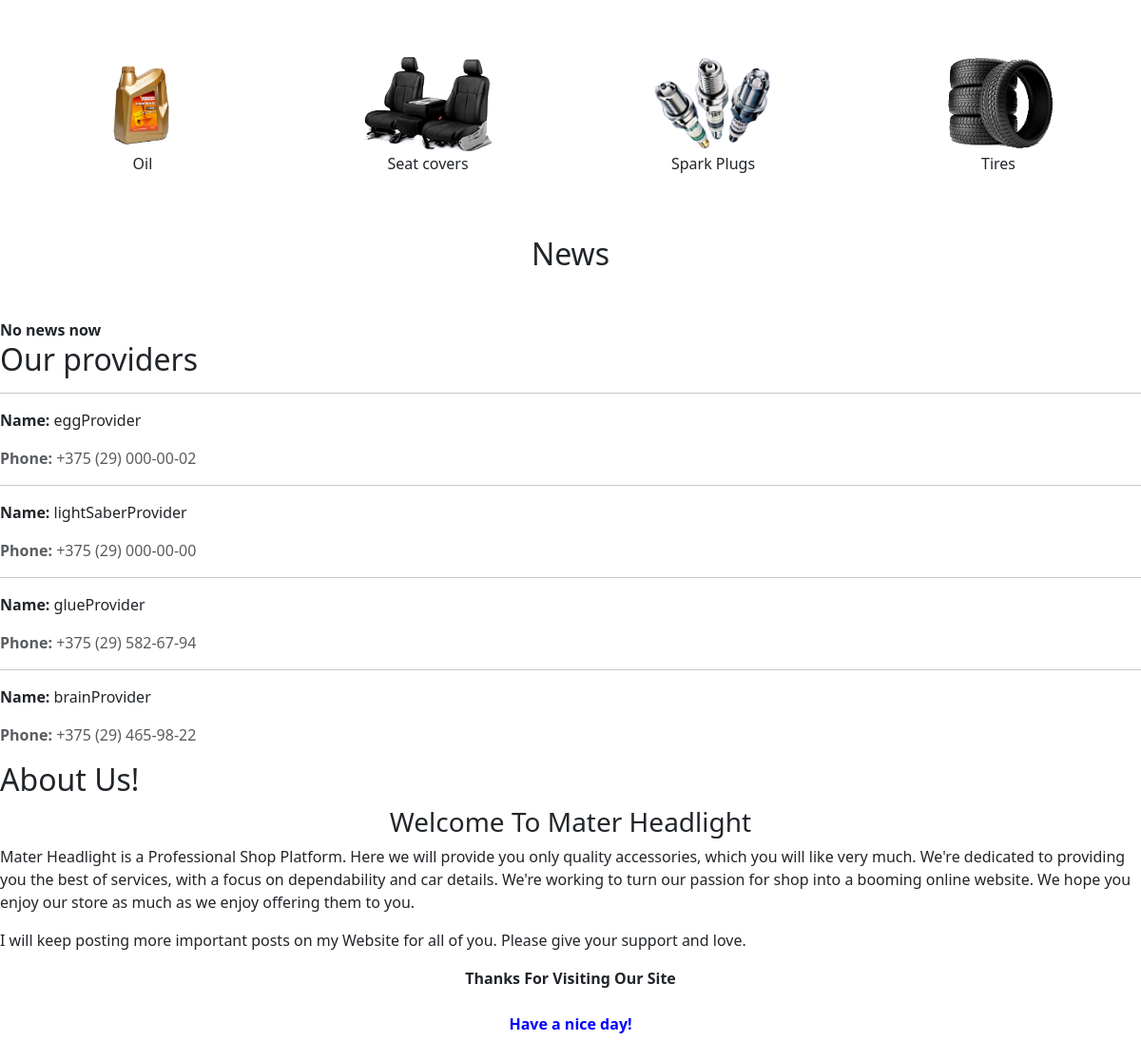
The app's page / (lower part), older data.
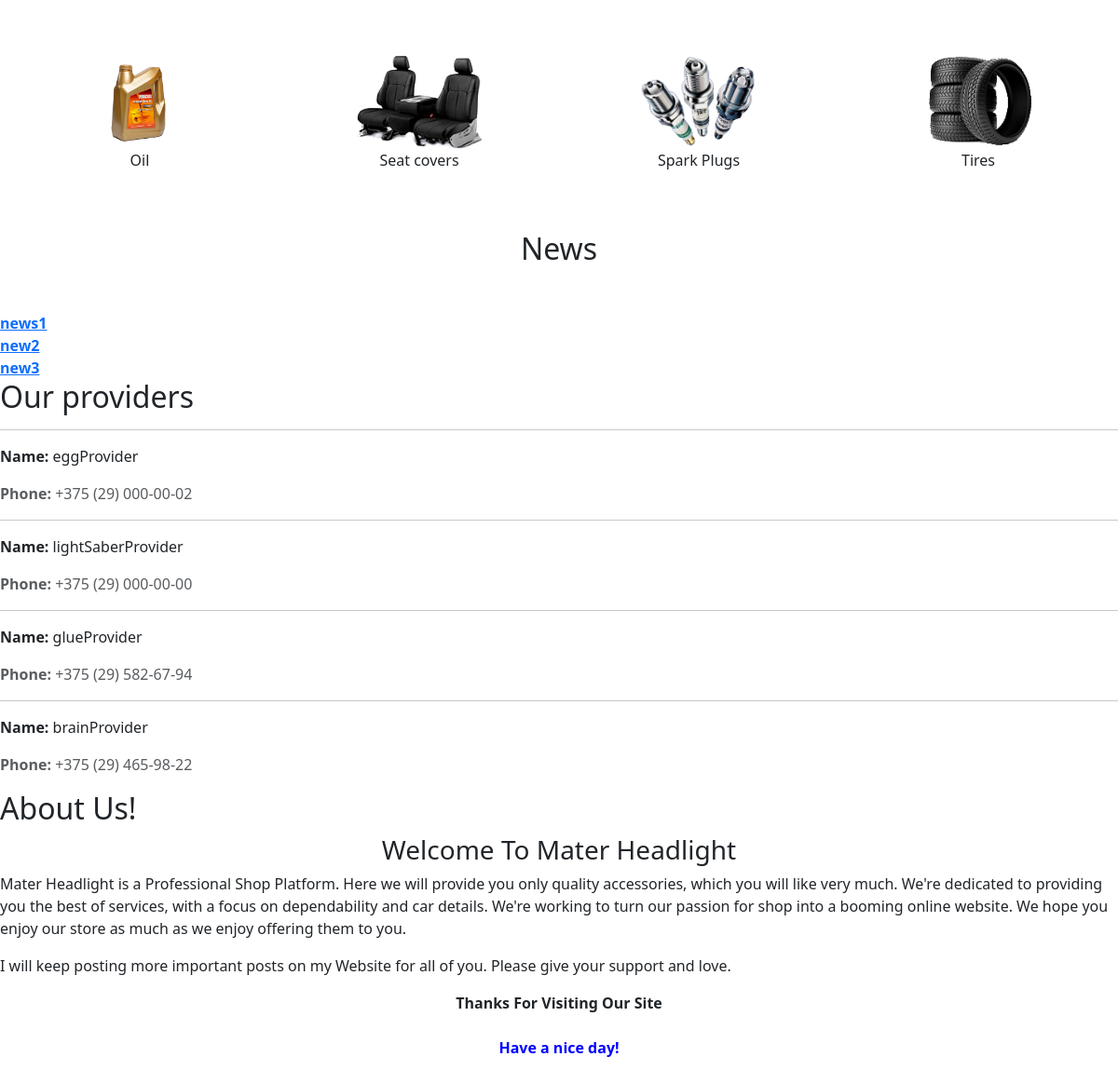
The same page, newer data.
### apps/shop/models.py (models this page shows, shortened)
class Category(models.Model):
    image_key = models.UUIDField(default=uuid.uuid4, editable=False)
    name = models.CharField(max_length=64, unique=True,
                            help_text="Enter a category (e.g. Oil, Tire etc.)")
    logo = SvgField(upload_to='categories_logo', default='categories_logo/logo_default.svg',
                    get_filename=model_funcs.get_category_logo_filename, storage=OverwriteCodedStorage())
    image = NamedImageField(upload_to='categories_images', default='categories_images/image_default.png',
                            get_filename=model_funcs.get_category_image_filename, storage=OverwriteCodedStorage())
    def get_absolute_url(self):
        return f'/category/{self.id}/'
    class Meta:
        verbose_name = "category"
        verbose_name_plural = "categories"
        ordering = ("name",)

class Provider(User):
    pass

class Profile(models.Model):
    user = models.OneToOneField(User, on_delete=models.CASCADE)
    phone = models.CharField(max_length=64, validators=[validate_phone_number],
                             help_text="Enter a phone in format +375 (29) XXX-XX-XX")
    address = models.CharField(max_length=64, validators=[validate_address])
    avatar = AvatarField(upload_to='profile_avatars', default='profile_avatars/avatar_default.jpg', blank=True,
                         get_color=model_funcs.get_profile_avatar_color, avatar_size=300,
                         get_filename=model_funcs.get_profile_avatar_filename)
    coupons = models.ManyToManyField(Coupon, help_text="Select a coupon for this user",
                                    blank=True, related_name='users')
    class Meta:
        verbose_name = "profile"
        verbose_name_plural = "profiles"

class News(models.Model):
    title = models.CharField(max_length=64, blank=True)
    content = models.TextField()
    class Meta:
        verbose_name = "news"
        verbose_name_plural = "news"
    def get_absolute_url(self):
        return f"/news/{self.id}/"

### apps/shop/views.py (the view)
# urls.py: path('', views.home, name='home'),
def home(request):
    categories = Category.objects.all()
    carousel_items = CarouselItem.objects.all()
    news = News.objects.all()
    providers = Provider.objects.all()
    return render(request, "shop/home.html", {
        'categories': categories,
        'carousel_items': carousel_items,
        'news': news,
        'providers': providers
    })

### apps/shop/templates/shop/home.html (shortened to what this page needs)
{% extends "shop/carousel.html" %}
{% block under_carousel %}
  <div class="container-fluid">
    <div class="row gy-5">
      {% for category in categories %}
        <div class="col-md-3 col-sm-4 col-6 text-center" style="padding:0 4%;">
          <div class="position-relative">
            <img src="{{ category.image.url }}" height="100px"/>
            <p>{{ category.name }}</p>
         </div>
        </div>
      {% empty %}
        <h2 class="text-center my-5">No Categories</h2>
      {% endfor %}
    </div>
  </div>
<h2 class="text-center my-5">News</h2>
  {% for n in news %}
  <dt><a href="{{ n.get_absolute_url }}">{{ n.title }}</a></dt>
    {% empty %}
      <dt>No news now</dt>
    {% endfor %}
<h2>Our providers</h2>
{% for provider in providers %}
    <hr>
    <p><strong>Name:</strong> {{provider.username}}</p>
    <p class="text-muted"><strong>Phone:</strong> {{provider.profile.phone}}</p>
{% endfor %}
  <h2>About Us!</h2>
  <h3 style="text-align: center;">Welcome To Mater Headlight</h3>
  <p>Mater Headlight is a Professional Shop Platform. Here we will provide you only quality accessories, which you will like very much.
     We're dedicated to providing you the best of services, with a focus on dependability and car details.
     We're working to turn our passion for shop into a booming online website.
     We hope you enjoy our store as much as we enjoy offering them to you.</p>
<p>I will keep posting more important posts on my Website for all of you. Please give your support and love.</p>
<p style="font-weight: bold; text-align: center;">Thanks For Visiting Our Site<br><br>
<span style="color: blue; font-size: 16px; font-weight: bold; text-align: center;">Have a nice day!</span></p>
{% endblock %}

### apps/shop/templates/shop/carousel.html (shortened to what this page needs)
{% extends "shop/base.html" %}
{% load static %}
{% block content %}
  {% block under_carousel %}{% endblock %}
{% endblock %}

### apps/shop/templates/shop/base.html (shortened to what this page needs)
<!doctype html>
{% load static %}
<html lang="en">
  <head>
    <link
      href="https://cdn.jsdelivr.net/npm/bootstrap@5.3.0/dist/css/bootstrap.min.css"
      rel="stylesheet"
>
    <link
      rel="stylesheet"
      href="https://use.fontawesome.com/releases/v5.7.2/css/all.css"
 />
    {% load static %}
    <link rel="stylesheet" href="{% static 'shop/css/styles.css' %}" />
  </head>
  <body style="height: {% block page_height %}5000px{% endblock %};">
    <main style="padding-top: 50px; height:350;">
      {% block content %}{% endblock %}
    </main>
  </body>
</html>

Row changes from the older to the newer data that the page shows:
added News: title "news1"
added News: title "new2"
added News: title "new3"
Text that changed along with them:
text no longer shown: "No news now"
